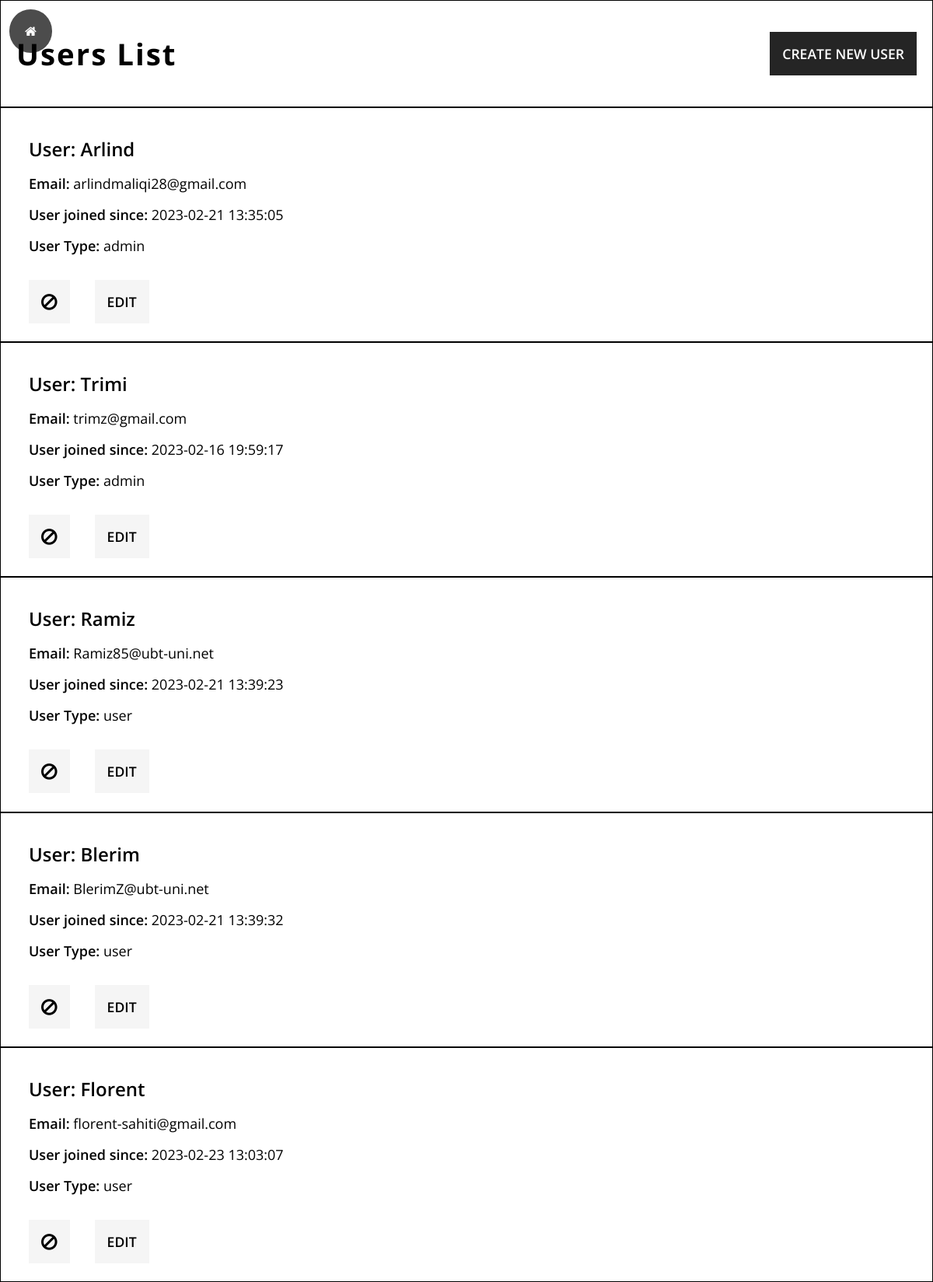
The page /user/sections/users-section.php (signed in) on the database its author committed.
### tables this page shows
CREATE TABLE `users` (
  `user_id` int(11) NOT NULL,
  `user_username` tinytext NOT NULL,
  `user_password` longtext NOT NULL,
  `user_email` tinytext NOT NULL,
  `usertype` varchar(50) NOT NULL DEFAULT 'user',
  `created_date` timestamp NOT NULL DEFAULT current_timestamp()
);

### user/sections/users-section.php (the view, shortened to what this page needs)
<!DOCTYPE html>
<html lang="en">
<head>
    <link rel="stylesheet" href="history.css">
    <link rel="stylesheet" href="https://cdnjs.cloudflare.com/ajax/libs/font-awesome/4.7.0/css/font-awesome.min.css">
</head>
<body>
    <?php
    if (isset($_SESSION["userid"])) {
        if ($_SESSION['usrtype'] == "admin") { ?>
            <div class="homeback">
                <a href="../../Kartell.php"><i class="fa fa-home" aria-hidden="true"></i></a>
            </div>
            <ul class="users-list">
                <div class="main-c-flex">
                    <h1>Users List</h1>
                    <a href="user-add-section.php" class="create-button">CREATE NEW USER</a>
                </div>
            </ul>
            <?php
            try {
                $products = new Database();
                $pdo = $products->connect();
                $pdo->setAttribute(PDO::ATTR_ERRMODE, PDO::ERRMODE_EXCEPTION);
                $stmt = $pdo->prepare("SELECT * FROM users");
                $stmt->execute();
                while ($row = $stmt->fetch(PDO::FETCH_ASSOC)) {
                    $user_id = $row['user_id'];
                    $user_username = $row['user_username'];
                    $email = $row['user_email'];
                    $createdDate = $row['created_date'];
                    $usertype = $row['usertype'];
            ?>
                    <ul class="users-list">
                        <h2><span>User:</span>
                            <?php echo $user_username; ?>
                        </h2>
                        <p><span>Email:</span>
                            <?php echo $email; ?>
                        </p>
                        <p><span>User joined since:</span>
                            <?php echo $createdDate; ?>
                        </p>
                        <p><span>User Type:</span>
                            <?php echo $usertype; ?>
                        </p>
                        <div class="icon-container">
                            <form action="../../auth/user-delete.php" method="post">
                                <button type="submit" name="submit" class="delete-button">
                                    <i class="fa fa-ban" aria-hidden="true"></i>
                                </button>
                            </form>
                            <a href="user-edit-section.php?id=<?php echo $user_id; ?>" class="edit-button">EDIT</a>
                        </div>
                    </ul>
    <?php
                }
            } catch (PDOException $e) {
                echo "Error: " . $e->getMessage();
            }
        } else {
            header("location: /web/Kartell.php?error=usernotfound");
        }
    } else {
        header("location: /web/Kartell.php?error=usernotfound");
    }
    ?>
</body>
</html>

### user/sections/history.css (style rules this page uses)
* { box-sizing: border-box; margin: 0; padding: 0; }
body { background: rgb(255, 241, 195); background: linear-gradient( 360deg, rgba(255, 241, 195, 1) 0%, rgba(247, 228, 163, 1) 24%, rgba(255, 74, 121, 1) 90% ); background-attachment: fixed; font-family: "Open Sans"; color: black; }
.main-c-flex { display: flex; align-items: center; justify-content: space-between; margin-top: 20px; margin-bottom: 20px; }
.homeback { position: fixed; width: 100%; height: auto; border-radius: 50px; margin: 1%; z-index: 999; }
.fa-home { font-size: 25px; color: white; background-color: black; padding: 20px; border-radius: 30px; opacity: 70%; transition: 0.2s; }
.users-list h1 { background-color: white; font-size: 2.4rem; font-weight: 700; letter-spacing: 2px; }
.users-list { padding: 20px; }
span { font-weight: 600; }
.users-list { background-color: white; border: 1px solid black; padding: 20px; font-size: 18px; }
.delete-button { outline: none; background-color: white; border: none; font-size: 1.5rem; }
.edit-button { text-decoration: none; outline: none; border: none; font-weight: 600; font-size: 1.1rem; margin-top: 1rem; margin-right: 1rem; margin-left: 1rem; margin-bottom: 0.2rem; color: black; padding: 1rem; background-color: #f5f5f5; transition: background-color 0.3s; }
.create-button { text-decoration: none; outline: none; border: none; font-weight: 600; font-size: 1.1rem; color: white; padding: 1rem; opacity: 85%; background-color: black; transition: opacity 0.5s; }
.icon-container { display: flex; align-items: start; justify-content: start; }
.fa-ban { margin-top: 1rem; margin-right: 1rem; margin-left: 1rem; margin-bottom: 0.2rem; color: black; padding: 1rem; background-color: #f5f5f5; transition: background-color 0.3s; }
.users-list h2 { font-size: 24px; font-weight: 600; }
h2, p { margin: 1rem; }

### rows shown on the page
users: user_username "Arlind", user_email "arlindmaliqi28@gmail.com", created_date "2023-02-21 13:35:05", usertype "admin"
users: user_username "Trimi", user_email "trimz@gmail.com", created_date "2023-02-16 19:59:17", usertype "admin"
users: user_username "Ramiz", user_email "Ramiz85@ubt-uni.net", created_date "2023-02-21 13:39:23", usertype "user"
users: user_username "Blerim", user_email "BlerimZ@ubt-uni.net", created_date "2023-02-21 13:39:32", usertype "user"
users: user_username "Florent", user_email "florent-sahiti@gmail.com", created_date "2023-02-23 13:03:07", usertype "user"
